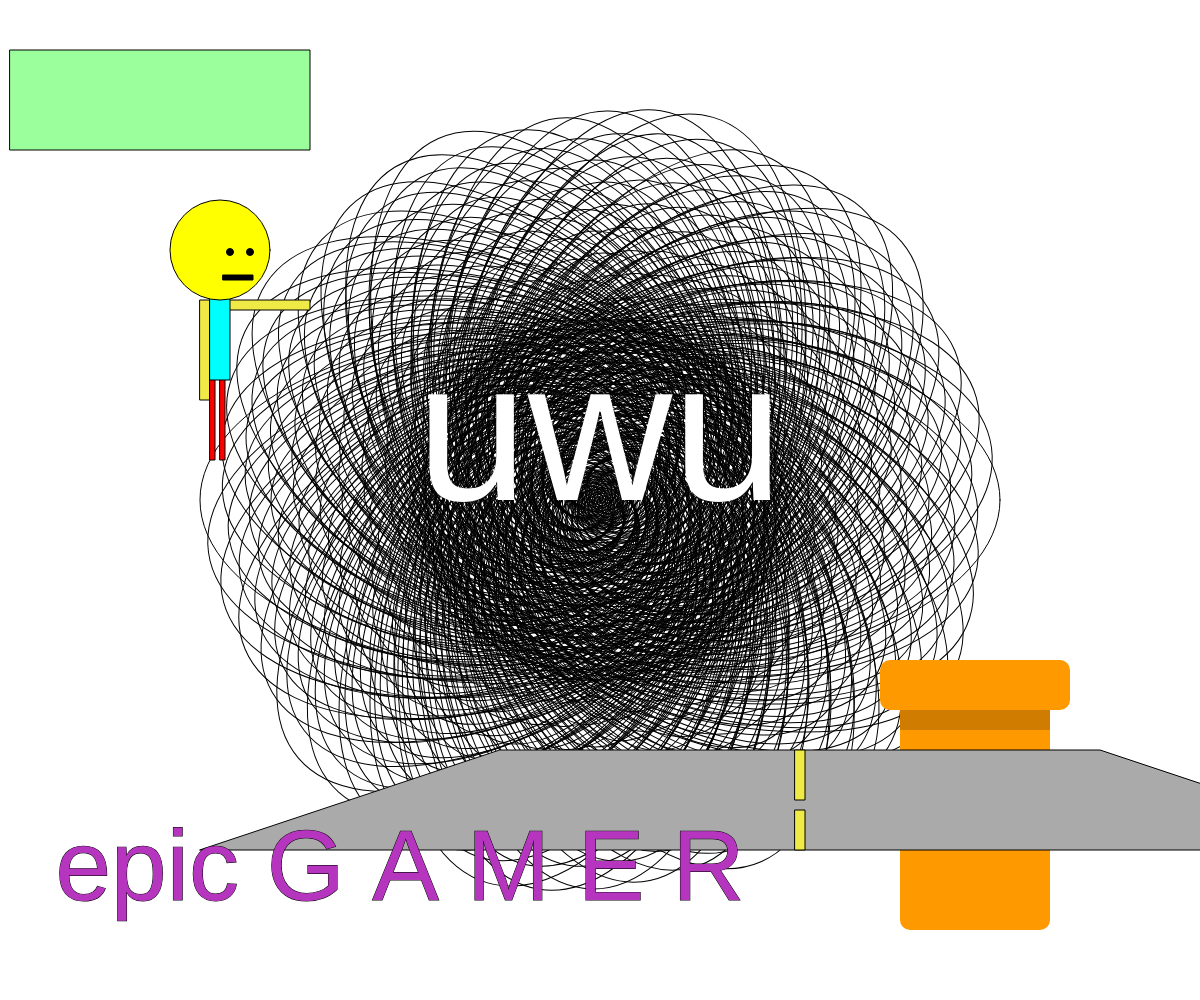
Frame 1 (no input)
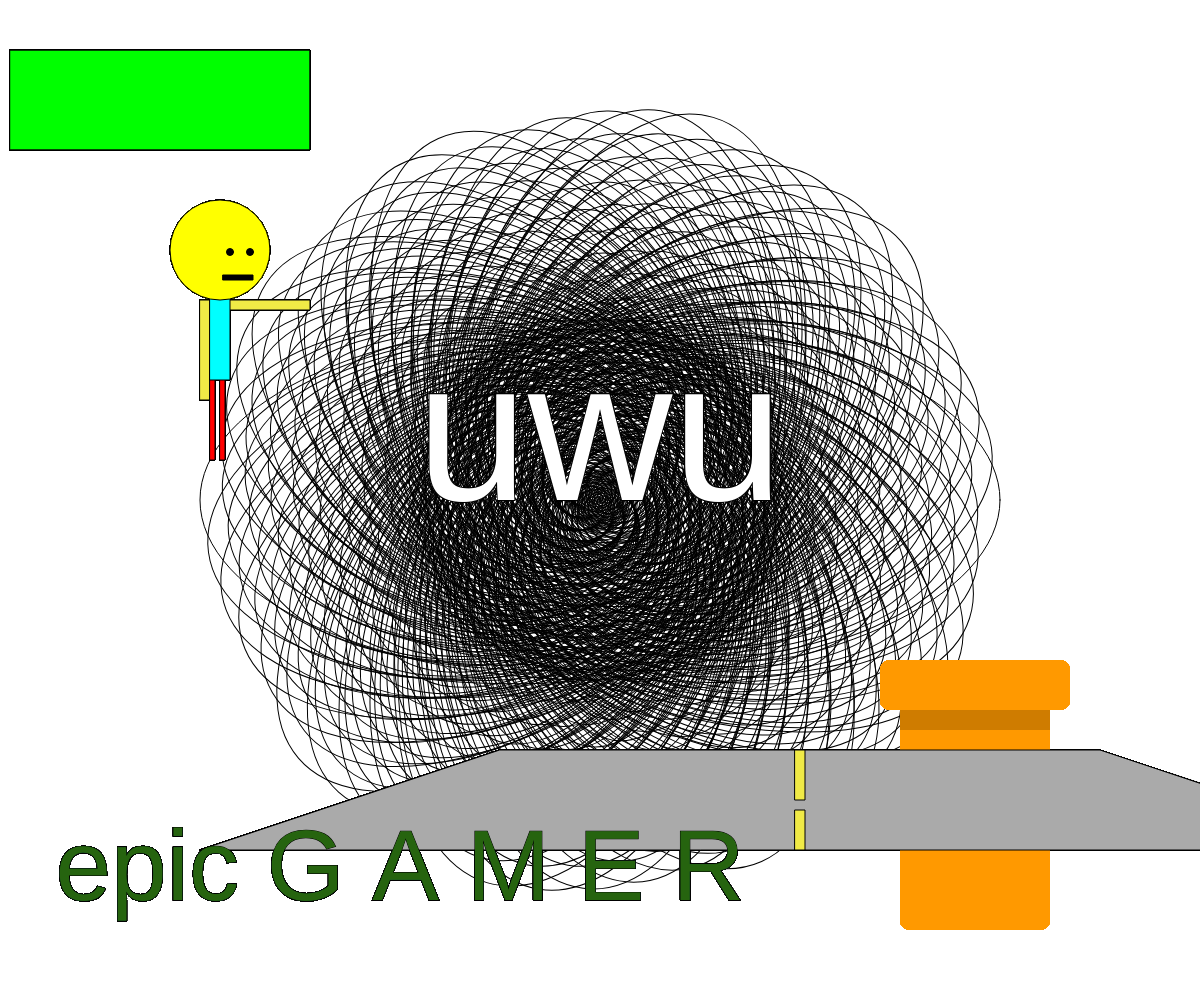
Frame 60 (no input)
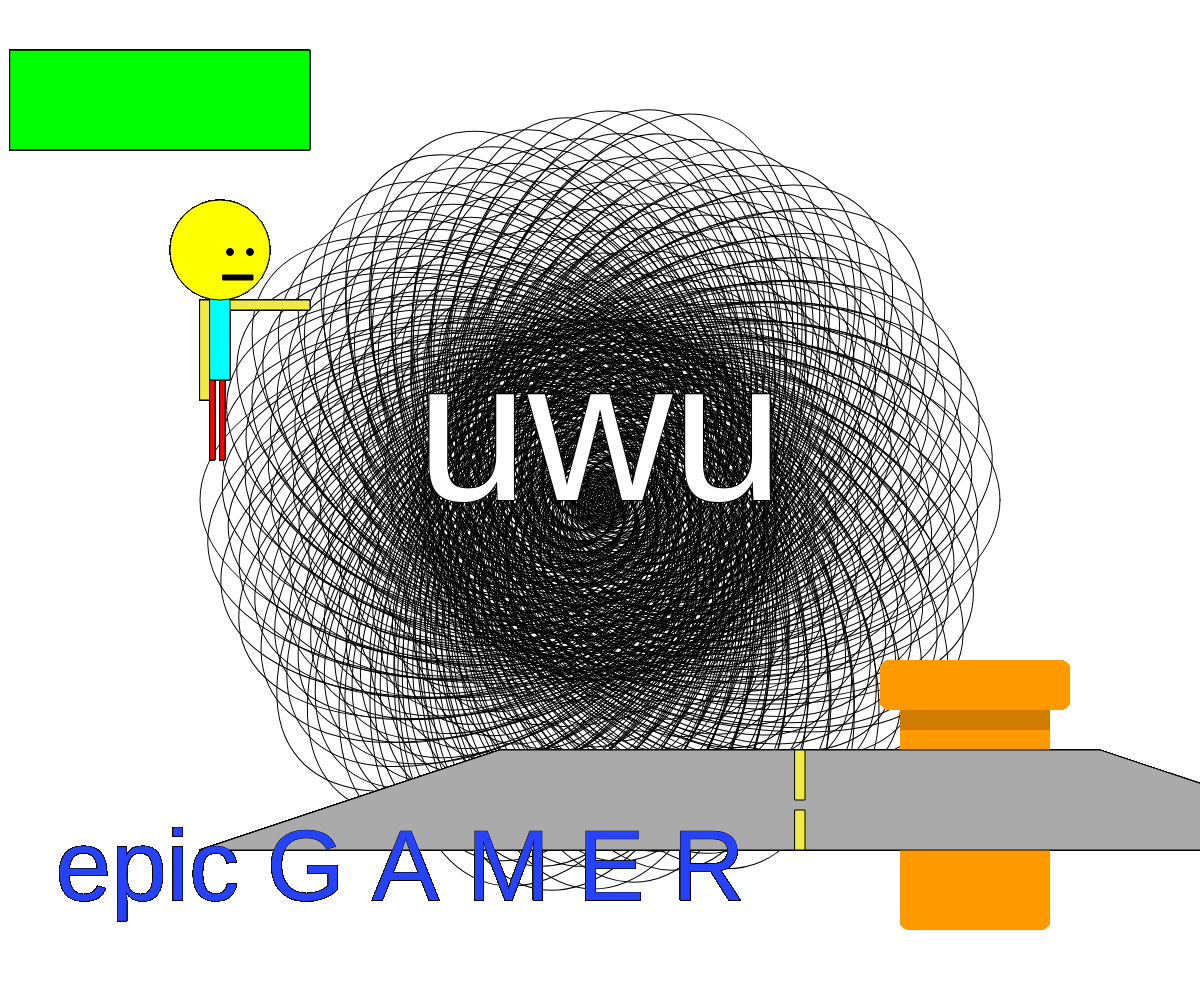
Frame 120 (the mouse pressed at the canvas centre since frame 60)

The p5.js sketch that drew these frames (run headless with seeded random() and noise() and a simulated clock; from frame 60 on, the mouse is pressed at the canvas centre):

// p5.js sketch
// ── sketch.js
function setup() {
  // put setup code here
  createCanvas(windowWidth,windowHeight);
  fill(0,0,0,0);
	translate(width/2, height/2);
  fractal(400);
  translate(0, 0);

  
}

function draw() {
  // put drawing code here

  fill(0,255,0,100);
  rect(10,50,300,100);
  textAlign(CENTER);
  fill(255);
  textSize(200);
  text("uwu", width/2, height/2); // maru's addition!
  Shannon();
  les();
  kristin(); // person pointing at marus addition
  jay();


}

function fractal(iter){
	if(iter == 0){
		 
	}else{
		ellipse(0, 0,iter*2,iter*.9);
		rotate(5);
		iter = iter - 1;
		fractal(iter);
	}
}

function Shannon(){
 fill(255, 153, 0);
 noStroke();
 rect(width-300, height-300, 150,230, 10);
 fill(207,124,0);
 rect(width-300, height-300, 150, 30,);
 fill(255, 153, 0);
 rect(width-320, height-340, 190, 50,10);
}

function les(){
  stroke(0);
  fill(170, 170, 170);
  quad(500, 750, 1100, 750, 1400, 850, 200, 850);
  fill(240, 234, 70);
  rect(795, 750, 10, 50);
  rect(795, 810, 10, 40);
}

function kristin(){
  rect(210,300,100,10); // arm pointing
  rect(200,300,10,100); // other arm

  fill(255,0,0);
  rect(220,360,5,100); // legs
  rect(210,360,5,100);  // legs
  fill(0,255,255);
  rect(210,280,20,100); // body
  fill(255,255,0);
  ellipse(220,250,100,100);// head


  fill(0);
  ellipse(250,252,7,7);
  ellipse(230,252,7,7);
  rect(223,275,30,5); // mouth
}

function jay(){
  fill(random(0,255),random(0,255), random(0,255));
  textSize(100);
  text("epic G A M E R", 400, height-100);
}
